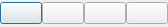
<?xml version="1.0" encoding="UTF-8"?>
<ui version="4.0">
 <class>AddAxisWidget</class>
 <widget class="QDialog" name="AddAxisWidget">
  <property name="geometry">
   <rect>
    <x>0</x>
    <y>0</y>
    <width>168</width>
    <height>27</height>
   </rect>
  </property>
  <property name="windowTitle">
   <string>Form</string>
  </property>
  <layout class="QGridLayout" name="gridLayout">
   <property name="leftMargin">
    <number>0</number>
   </property>
   <property name="topMargin">
    <number>0</number>
   </property>
   <property name="rightMargin">
    <number>0</number>
   </property>
   <property name="bottomMargin">
    <number>0</number>
   </property>
   <property name="spacing">
    <number>0</number>
   </property>
   <item row="0" column="0">
    <layout class="QHBoxLayout" name="horizontalLayout">
     <item>
      <widget class="QPushButton" name="addleftaxis">
       <property name="text">
        <string/>
       </property>
       <property name="iconSize">
        <size>
         <width>32</width>
         <height>32</height>
        </size>
       </property>
      </widget>
     </item>
     <item>
      <widget class="QPushButton" name="addbottomaxis">
       <property name="text">
        <string/>
       </property>
       <property name="iconSize">
        <size>
         <width>32</width>
         <height>32</height>
        </size>
       </property>
      </widget>
     </item>
     <item>
      <widget class="QPushButton" name="addrightaxis">
       <property name="text">
        <string/>
       </property>
       <property name="iconSize">
        <size>
         <width>32</width>
         <height>32</height>
        </size>
       </property>
      </widget>
     </item>
     <item>
      <widget class="QPushButton" name="addtopaxis">
       <property name="text">
        <string/>
       </property>
       <property name="iconSize">
        <size>
         <width>32</width>
         <height>32</height>
        </size>
       </property>
      </widget>
     </item>
    </layout>
   </item>
  </layout>
 </widget>
 <resources/>
 <connections/>
</ui>
